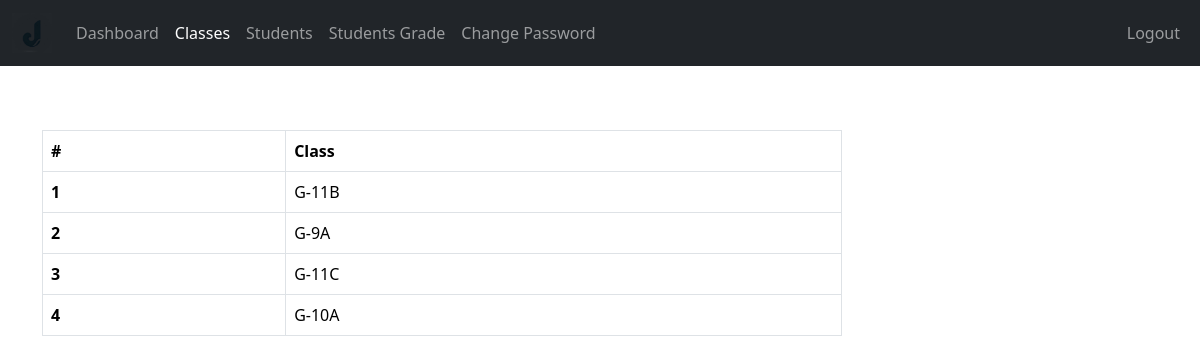
Screenshot of /Teacher/classes.php (signed in) with the database file from the repository.
### tables this page shows
CREATE TABLE IF NOT EXISTS `grades` (
  `grade_id` int NOT NULL AUTO_INCREMENT,
  `grade` varchar(31) NOT NULL,
  `grade_code` varchar(7) NOT NULL,
  PRIMARY KEY (`grade_id`)
);

CREATE TABLE IF NOT EXISTS `section` (
  `section_id` int NOT NULL AUTO_INCREMENT,
  `section` varchar(7) NOT NULL,
  PRIMARY KEY (`section_id`)
);

### Teacher/data/class.php (called while the page is built, shortened)
<?php
function getAllClasses($conn){
   $sql = "SELECT * FROM class";
   $stmt = $conn->prepare($sql);
   $stmt->execute();
   if ($stmt->rowCount() >= 1) {
     $classes = $stmt->fetchAll();
     return $classes;
   }else {
    return 0;
   }
}

### Teacher/data/teacher.php (called while the page is built)
<?php
function getTeacherById($teacher_id, $conn){
   $sql = "SELECT * FROM teachers
           WHERE teacher_id=?";
   $stmt = $conn->prepare($sql);
   $stmt->execute([$teacher_id]);
   if ($stmt->rowCount() == 1) {
     $teacher = $stmt->fetch();
     return $teacher;
   }else {
    return 0;
   }
}

### Teacher/data/grade.php (called while the page is built, shortened)
<?php
function getGradeById($grade_id, $conn){
   $sql = "SELECT * FROM grades
           WHERE grade_id=?";
   $stmt = $conn->prepare($sql);
   $stmt->execute([$grade_id]);
   if ($stmt->rowCount() == 1) {
     $grade = $stmt->fetch();
     return $grade;
   }else {
    return 0;
   }
}

### Teacher/data/section.php (called while the page is built, shortened)
<?php
function getSectioById($section_id, $conn){
   $sql = "SELECT * FROM section
           WHERE section_id=?";
   $stmt = $conn->prepare($sql);
   $stmt->execute([$section_id]);
   if ($stmt->rowCount() == 1) {
     $section = $stmt->fetch();
     return $section;
   }else {
    return 0;
   }
}

### Teacher/classes.php (the view, shortened to what this page needs)
<?php
if (isset($_SESSION['teacher_id']) &&
    isset($_SESSION['role'])) {
    if ($_SESSION['role'] == 'Teacher') {
       include "../DB_connection.php";
       include "data/class.php";
       include "data/grade.php";
       include "data/section.php";
       include "data/teacher.php";
       $teacher_id = $_SESSION['teacher_id'];
       $teacher = getTeacherById($teacher_id, $conn);
       $classes = getAllClasses($conn);
 ?>
<!DOCTYPE html>
<html lang="en">
<head>
    <link rel="stylesheet" href="../css/bootstrap.min.css">
    <link rel="stylesheet" href="../css/style.css">
  <link rel="stylesheet" href="https://cdnjs.cloudflare.com/ajax/libs/font-awesome/4.7.0/css/font-awesome.min.css">
</head>
<body>
    <?php
        include "inc/navbar.php";
        if ($classes != 0) {
     ?>
     <div class="container mt-5">
           <div class="table-responsive">
              <table class="table table-bordered mt-3 n-table">
                <thead>
                  <tr>
                    <th scope="col">#</th>
                    <th scope="col">Class</th>
                  </tr>
                </thead>
                <tbody>
                  <?php $i = 0; foreach ($classes as $class ) {
                      ?>
                      <?php
                          $classesx = str_split(trim($teacher['class']));
                          $grade  = getGradeById($class['grade'], $conn);
                          $section = getSectioById($class['section'], $conn);
                          $c = $grade['grade_code'].'-'.$grade['grade'].$section['section'];
                          foreach ($classesx as $class_id) {
                               if ($class_id == $class['class_id']) {  $i++; ?>
                            <tr>
                                <th scope="row"><?=$i?></th>
                                <td>
                                      <?php echo $c; ?>
                            </td>
                          </tr>
                            <?php
                            }
                          }
                       ?>
                <?php } ?>
                </tbody>
              </table>
           </div>
         <?php } ?>
     </div>
</body>
</html>
<?php
  }else {
    header("Location: ../login.php");
    exit;
  }
}else {
    header("Location: ../login.php");
    exit;
}
?>

### css/style.css (style rules this page uses)
.n-table { max-width: 800px; }

### rows the page displays
grades: c "G-11B", c "G-11C"
grades: c "G-9A"
grades: c "G-10A"
